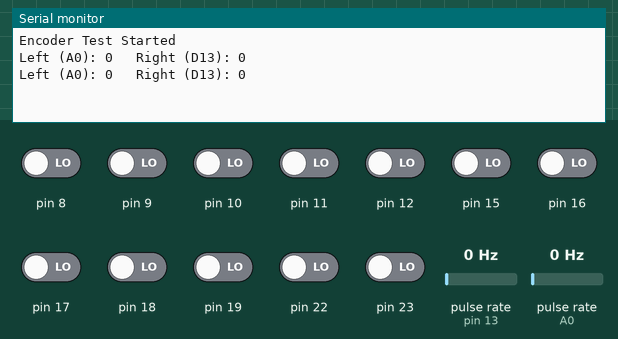
This sketch was run on a simulated Arduino Uno, built with avr-gcc and run on an emulated ATmega328P. Shown: the last lines printed to the serial monitor. Wiring (inferred from the names in the program): 2 × pulse sensor: data pin 13 / data A0. The inputs (shaded band) are chosen by the test bench; at power-on: pin 8–12, pin 15–19, pin 22, pin 23 LOW, pulse rate (sensors on pin 13, A0) 0 Hz.

Above: at 1.2 s.
1.3 s: pulse rate (sensor on pin 13) set to 4 Hz
At 1.9 s:
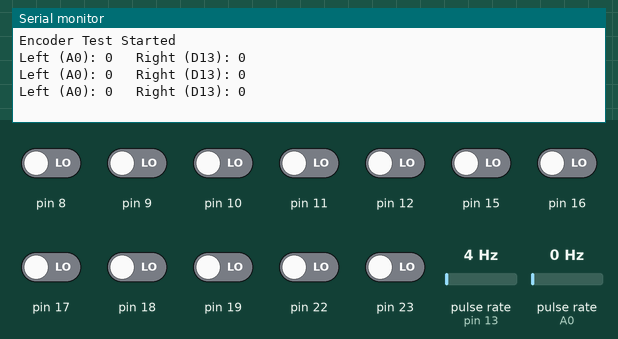
2.8 s: pulse rate (sensor on A0) set to 4 Hz
At 2.81 s:
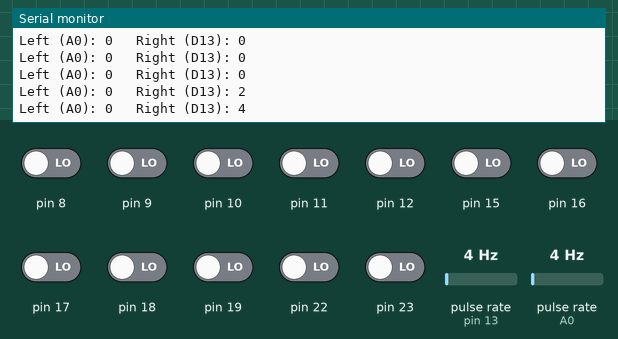
4.3 s: pulse rate (sensor on pin 13) set to 50 Hz
At 4.31 s:
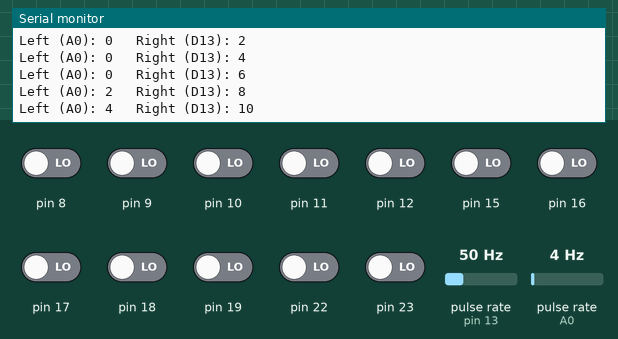
5.8 s: pulse rate (sensor on A0) set to 50 Hz
At 5.81 s:
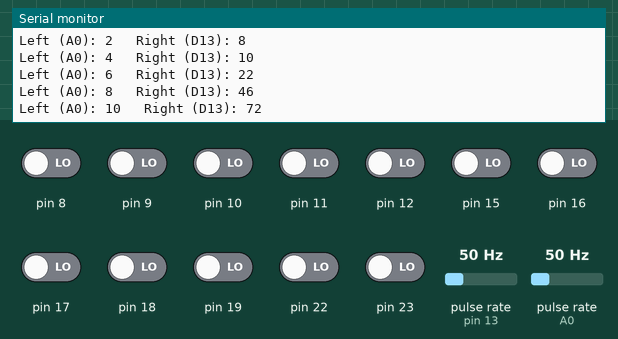
Timing chart, 0 to 8.3 s (numbered marks = the images above; inputs shaded):
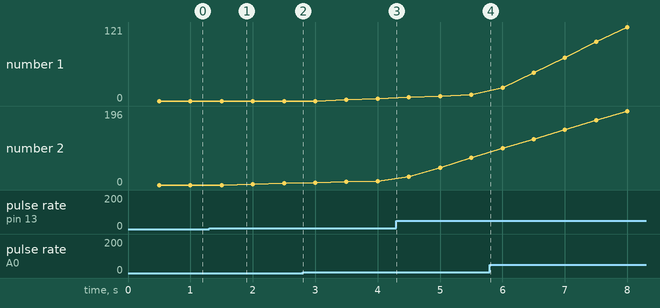

The sketch:

encoder_check.ino.ino
```cpp
#define LEFT_ENCODER A0
#define RIGHT_ENCODER 13

volatile long leftTicks = 0;
volatile long rightTicks = 0;

volatile byte lastPortB;
volatile byte lastPortC;

void setup()
{
  Serial.begin(115200);

  pinMode(LEFT_ENCODER, INPUT_PULLUP);
  pinMode(RIGHT_ENCODER, INPUT_PULLUP);

  lastPortB = PINB;
  lastPortC = PINC;

  // Enable Pin Change Interrupts
  PCICR |= (1 << PCIE0);   // PORTB (D8-D13)
  PCICR |= (1 << PCIE1);   // PORTC (A0-A5)

  // D13 = PB5
  PCMSK0 |= (1 << PCINT5);

  // A0 = PC0
  PCMSK1 |= (1 << PCINT8);

  Serial.println("Encoder Test Started");
}

// D13 Interrupt
ISR(PCINT0_vect)
{
  byte currentPortB = PINB;

  if ((lastPortB & _BV(PB5)) && !(currentPortB & _BV(PB5)))
  {
    rightTicks++;
  }

  lastPortB = currentPortB;
}

// A0 Interrupt
ISR(PCINT1_vect)
{
  byte currentPortC = PINC;

  if ((lastPortC & _BV(PC0)) && !(currentPortC & _BV(PC0)))
  {
    leftTicks++;
  }

  lastPortC = currentPortC;
}

void loop()
{
  static unsigned long timer = 0;

  if (millis() - timer >= 500)
  {
    timer = millis();

    noInterrupts();
    long L = leftTicks;
    long R = rightTicks;
    interrupts();

    Serial.print("Left (A0): ");
    Serial.print(L);
    Serial.print("   Right (D13): ");
    Serial.println(R);
  }
}
```

Measured:
- plotted number 1: 10 → 121 after the input at 5.8 s
- plotted number 2: 0 → 4 after the input at 1.3 s, 10 → 72 after the input at 4.3 s, 72 → 196 after the input at 5.8 s
